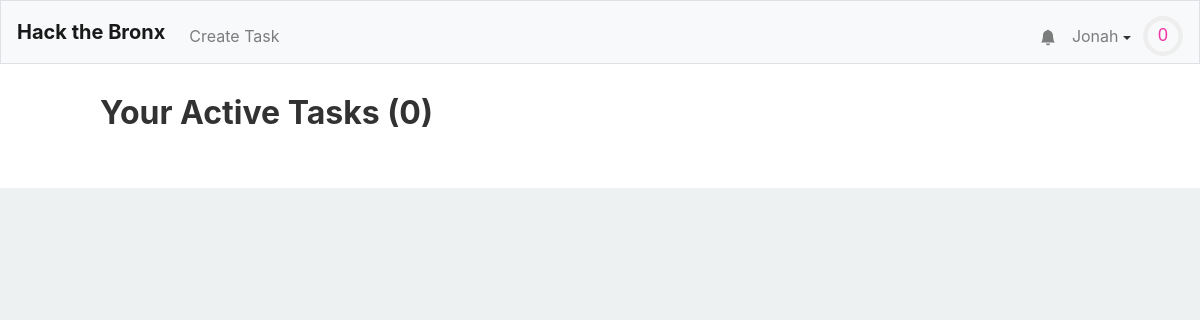
Page / (signed in) on the earlier database version.
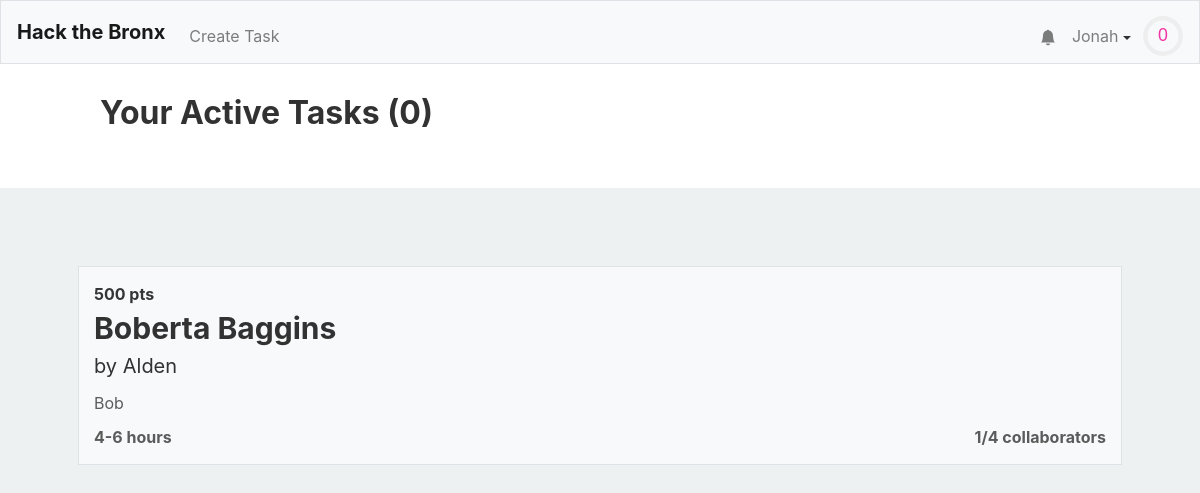
Same page on the later database version.
### tables this page shows
CREATE TABLE "users" (
	"id"	INTEGER NOT NULL UNIQUE,
	"username"	TEXT NOT NULL UNIQUE,
	"hash"	TEXT NOT NULL,
	"email"	TEXT,
	"tasks"	TEXT,
	"points"	INTEGER NOT NULL DEFAULT 0,
	"numcomplete"	INTEGER NOT NULL DEFAULT 0,
	"notifications"	BLOB,
	PRIMARY KEY("id" AUTOINCREMENT)
);

CREATE TABLE "tasks" (
	"id"	INTEGER NOT NULL UNIQUE,
	"title"	TEXT NOT NULL,
	"description"	TEXT,
	"languages"	BLOB,
	"image"	TEXT,
	"hmin"	INTEGER,
	"hmax"	INTEGER,
	"cmax"	INTEGER,
	"collaborators"	TEXT,
	"creator"	INTEGER,
	PRIMARY KEY("id" AUTOINCREMENT)
);

### application.py (the view)
@app.route("/")
@login_required
def index():
    alltasks = db.execute("SELECT * FROM tasks")
    tasks = []
    other_tasks = []
    for task in alltasks:
        lst = None
        if (task['creator'] == session['user_id'] or session['user_id'] in debyte(task['collaborators'])):
            lst = tasks
        else:
            lst = other_tasks
        creator = get_user_from_id(task['creator'],db)
        task['creator'] = creator["username"]
        task["collaborators-count"] = len(debyte(task['collaborators']))
        task["points"] = calculate_points(task)
        if not (lst == other_tasks and (task["collaborators-count"] == task["cmax"])):
            lst.append(task)
    return render_template("index.html",len=len,active_tasks = tasks,tasks = other_tasks,user=getuser(session, db))

### application.py (called while the page is built)
@app.after_request
def after_request(response):
    response.headers["Cache-Control"] = "no-cache, no-store, must-revalidate"
    response.headers["Expires"] = 0
    response.headers["Pragma"] = "no-cache"
    return response

### helpers.py (called while the page is built)
def login_required(f):
    @wraps(f)
    def decorated_function(*args, **kwargs):
        if session.get("user_id") is None:
            return redirect("/login")
        return f(*args, **kwargs)
    return decorated_function

def debyte(obj):
    return pickle.loads(obj)

def getuser(session, db):
    user =  db.execute("SELECT * FROM users WHERE id = :id", id=session["user_id"])[0]
    user["level"]=int(user['points']**.5//10)
    user["level-progress"] = (user['points']**.5%8)/(((user["level"]+1)*10)**2)
    user["notifications"] = debyte(user["notifications"]) if user["notifications"] else []
    user["notification-amount"] = len(user["notifications"])
    return user

def get_user_from_id(id, db):
    user =  db.execute("SELECT * FROM users WHERE id = :id", id=id)[0]
    user["level"]=int(user['points']**.5//10)
    user["level-progress"] = (user['points']**.5%8)/(((user["level"]+1)*10)**2)
    return user

def calculate_points(task):
    if task['hmin'] and task['hmax']:
        total = int(min((task['hmin']+task['hmax'])/2 * 100, 500))
    else:
        total = 0
    return total

### templates/index.html (shortened to what this page needs)
{% extends "layout.html" %}
{% block head %}
    <link href="/static/browse.css" rel="stylesheet">
{% endblock %}
{% block mainnocont %}
	<div class="active-task-wrapper">
		<h1>Your Active Tasks ({{len(active_tasks)}})</h1>
	</div>
{% endblock %}
{% block main %}
	{% for task in tasks %}
		<a class = "div-link" href="/task/{{task.id}}">
			<div class="task">
				<span class="task-points">{{ task["points"] }} pts</span>
				<span class="task-name">{{ task["title"] }}</span>
				<span class="task-creator">by {{ task["creator"] }}</span>
				<span class="task-desc">{{ task["description"] }}</span>
				<div class="task-stats">
					<span class="task-time">{{ task["hmin"] }}-{{ task["hmax"] }} hours</span>
					<span class="task-collaborator-count">{{ task["collaborators-count"] }}/{{ task["cmax"] }} collaborators</span>
				</div>
			</div>
		</a>
	{% endfor %}
{% endblock %}

### templates/layout.html (shortened to what this page needs)
<!DOCTYPE html>
<html lang="en">
    <head>
        <link href="https://maxcdn.bootstrapcdn.com/bootstrap/4.1.3/css/bootstrap.min.css" rel="stylesheet">
        {% block head %}{% endblock %}
        <link href="/static/styles.css" rel="stylesheet">
    </head>
    <body>
        <nav style = "height: 8vh" class="navbar navbar-expand-md navbar-light bg-light border">
            <a class="navbar-brand" href="/"><b>Hack the Bronx</b></a>
            <div class="collapse navbar-collapse" id="navbar">
                {% if session.user_id %}
                    <ul class="navbar-nav mt-2">
                        <li class="nav-item"><a class="nav-link" href="/taskCreation">Create Task</a></li>
                    </ul>
                    <ul class="navbar-nav ml-auto mt-2">
                        <li style="position: relative; transform:translateX(8px) translateY(7.5px);"class="nav-item"><a class="nav-link" href="/notifications"><svg xmlns="http://www.w3.org/2000/svg" width="16" height="16" fill="currentColor" class="bi bi-bell-fill" viewBox="0 0 16 16">
  <path d="M8 16a2 2 0 0 0 2-2H6a2 2 0 0 0 2 2zm.995-14.901a1 1 0 1 0-1.99 0A5.002 5.002 0 0 0 3 6c0 1.098-.5 6-2 7h14c-1.5-1-2-5.902-2-7 0-2.42-1.72-4.44-4.005-4.901z"/>
</svg></a><span style="display:{{ "none" if user["notification-amount"] == 0 else "flex" }};" class="notification-circle">{{user["notification-amount"]}}</span></li>
                        <li class="nav-item">
                            <div id="user-information-dropdown">
                              <button onclick="showUserDropdown()" id="user-information-dropname" class="nav-link">{{ session.user_name }} <span class="dropdown-caret"></span></button>
                            </div>
                        </li>
                        <li class="nav-item">
                            <div style = "margin-left: -4px;">
                                <svg viewBox="0 0 36 36" style="transform: translateY(8px); width: 40px;">
                                    <path class="level-display-bg"
                                d="M18 2.0845
                                  a 15.9155 15.9155 0 0 1 0 31.831
                                  a 15.9155 15.9155 0 0 1 0 -31.831"
                              />
                                  <path class = "level-display"
                                    d="M18 2.0845
                                      a 15.9155 15.9155 0 0 1 0 31.831
                                      a 15.9155 15.9155 0 0 1 0 -31.831"
                                    fill="none"
                                    stroke="#444";
                                    stroke-width="1";
                                    stroke-dasharray="{{ user["level-progress"] }}, 100";
                                  />
                                  <text x="18" y="22.8" class="level">{{user["level"]}}</text>
                                </svg>
                            </div>
                        </li>
                    </ul>
                {% endif %}
            </div>
        </nav>
        {% block mainnocont %}{% endblock %}
        <main class="container p-5">
            {% block main %}{% endblock %}
        </main>
    </body>
</html>

### static/browse.css (style rules this page uses)
h1,h2,span { color: #323232; }
.task, .atask { margin: 30px 0; background: #F8F9FA; border: 1px solid #DEE2E6; padding: 15px; display: flex; flex-direction: column; transition: .1s; }
.task-name { font-size: 30px; font-weight: bold; }
.task-creator { font-size: 20px; color: #323232; }
.task-desc { color: #5B5B5B; margin: 10px 0; width: 100%; white-space: nowrap; overflow: hidden; text-overflow: ellipsis; }
.task-points, .task-time, .task-collaborator-count { color: #5B5B5B; font-weight: bold; }
.task-points { color: #353535; }
.task-stats { display: flex; justify-content: space-between; width: 100%; }
.active-task-wrapper { padding: 30px 100px 40px; background: white; width: 100%; }
.active-task-wrapper h1 { font-size: 2em; margin-bottom: .5em; font-weight: bold; }
body { background: #EDF1F2; }

### static/styles.css (style rules this page uses)
#user-information-dropname { background: none; padding: 16px; border: none; cursor: pointer; }
.dropdown-caret { display: inline-block; width: 0; height: 0; vertical-align: middle; content: ""; border-style: solid; border-width: 4px 4px 0; border-right-color: transparent; border-bottom-color: transparent; border-left-color: transparent; }
#user-information-dropname { position: relative; display: inline-block; }
.level { fill: #F037A5; font-family: sans-serif; font-size: 1em; text-anchor: middle; }

Differences in the rows shown:
added tasks: points "500", title "Boberta Baggins", creator "Alden", description "Bob", hmin "4", hmax "6", id "1", cmax "4"
